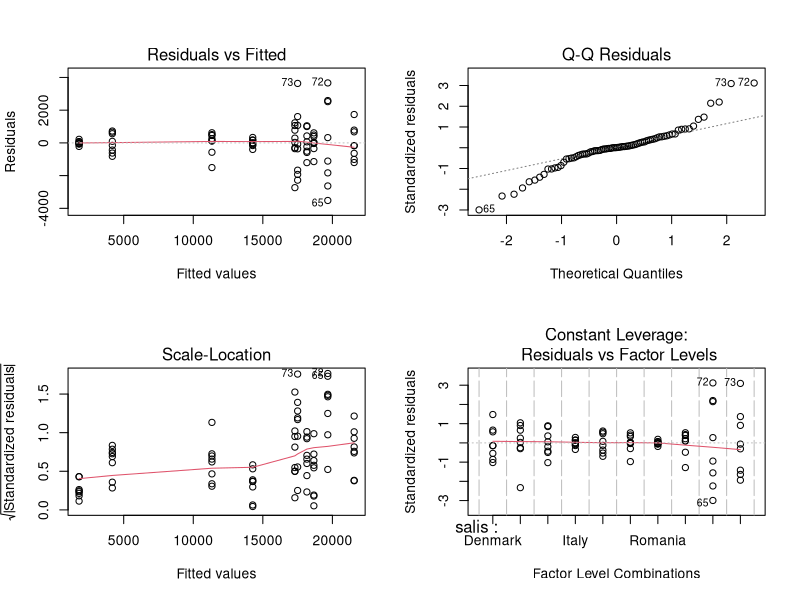

Reproduce this figure in R. (Note: this script raises an error after producing the figure.)
## ---- chunk 1
data = read.csv2(file="income.csv", header=T)
## ---- chunk 2
income =as.vector(t(data[,-1]))
salis = as.character(rep((data[,1]),each=8))
data2 = data.frame(income, salis)
fit1 = aov(income~salis, data2)
par(mfrow=c(2,2))
plot(fit1)
summary(fit1)
## ---- chunk 3
summary(income)
## ---- chunk 4
mean(income)
## ---- chunk 5
median(income)
## ---- chunk 6
Mode = function(income){
  dazniai = data.frame(table(income))
  if(dazniai$Freq!=1){
   names(table(income))[table(income)==max(table(income))] 
  } else {
    "Visos reikšmės yra skirtingos"
  }
}
Mode(income)
## ---- chunk 7
sd(income)
## ---- chunk 8
y=rowMeans(data[,-1])
x=factor(data[,1])
plot(x, y, type="h", main="Mean of median equivalised net income", las=2)
